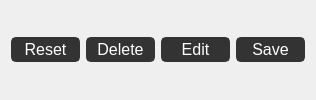
                         <widget class="QFrame" name="frame_10">
                          <property name="frameShape">
                           <enum>QFrame::NoFrame</enum>
                          </property>
                          <property name="frameShadow">
                           <enum>QFrame::Plain</enum>
                          </property>
                          <layout class="QGridLayout" name="gridLayout_12">
                           <property name="horizontalSpacing">
                            <number>6</number>
                           </property>
                           <item row="0" column="3">
                            <widget class="QPushButton" name="s_save_btn">
                             <property name="enabled">
                              <bool>true</bool>
                             </property>
                             <property name="minimumSize">
                              <size>
                               <width>69</width>
                               <height>25</height>
                              </size>
                             </property>
                             <property name="maximumSize">
                              <size>
                               <width>69</width>
                               <height>25</height>
                              </size>
                             </property>
                             <property name="font">
                              <font>
                               <family>Segoe UI</family>
                               <pointsize>12</pointsize>
                              </font>
                             </property>
                             <property name="styleSheet">
                              <string notr="true">QPushButton {
	border: 2px solid rgb(51,51,51);
	border-radius: 5px;	
	color:rgb(255,255,255);
	background-color: rgb(51,51,51);
}
QPushButton:hover {
	border: 2px solid rgb(0,143,150);
	background-color: rgb(0,143,150);
}
QPushButton:pressed {	
	border: 2px solid rgb(0,143,150);
	background-color: rgb(51,51,51);
}

QPushButton:disabled {	
	border-radius: 5px;	
	border: 2px solid rgb(112,112,112);
	background-color: rgb(112,112,112);
}</string>
                             </property>
                             <property name="text">
                              <string>Save</string>
                             </property>
                            </widget>
                           </item>
                           <item row="0" column="0">
                            <widget class="QPushButton" name="s_reset_btn">
                             <property name="minimumSize">
                              <size>
                               <width>69</width>
                               <height>25</height>
                              </size>
                             </property>
                             <property name="maximumSize">
                              <size>
                               <width>69</width>
                               <height>25</height>
                              </size>
                             </property>
                             <property name="font">
                              <font>
                               <family>Segoe UI</family>
                               <pointsize>12</pointsize>
                              </font>
                             </property>
                             <property name="styleSheet">
                              <string notr="true">QPushButton {
	border: 2px solid rgb(51,51,51);
	border-radius: 5px;	
	color:rgb(255,255,255);
	background-color: rgb(51,51,51);
}
QPushButton:hover {
	border: 2px solid rgb(0,143,150);
	background-color: rgb(0,143,150);
}
QPushButton:pressed {	
	border: 2px solid rgb(0,143,150);
	background-color: rgb(51,51,51);
}

QPushButton:disabled {	
	border-radius: 5px;	
	border: 2px solid rgb(112,112,112);
	background-color: rgb(112,112,112);
}</string>
                             </property>
                             <property name="text">
                              <string>Reset</string>
                             </property>
                            </widget>
                           </item>
                           <item row="0" column="1">
                            <widget class="QPushButton" name="s_delete_btn">
                             <property name="minimumSize">
                              <size>
                               <width>69</width>
                               <height>25</height>
                              </size>
                             </property>
                             <property name="maximumSize">
                              <size>
                               <width>69</width>
                               <height>25</height>
                              </size>
                             </property>
                             <property name="font">
                              <font>
                               <family>Segoe UI</family>
                               <pointsize>12</pointsize>
                              </font>
                             </property>
                             <property name="styleSheet">
                              <string notr="true">QPushButton {
	border: 2px solid rgb(51,51,51);
	border-radius: 5px;	
	color:rgb(255,255,255);
	background-color: rgb(51,51,51);
}
QPushButton:hover {
	border: 2px solid rgb(112,0,0);
	background-color: rgb(112,0,0);
}
QPushButton:pressed {	
	border: 2px solid rgb(112,0,0);
	background-color: rgb(51,51,51);
}

QPushButton:disabled {	
	border-radius: 5px;	
	border: 2px solid rgb(112,112,112);
	background-color: rgb(112,112,112);
}</string>
                             </property>
                             <property name="text">
                              <string>Delete</string>
                             </property>
                            </widget>
                           </item>
                           <item row="0" column="2">
                            <widget class="QPushButton" name="s_edit_btn">
                             <property name="minimumSize">
                              <size>
                               <width>69</width>
                               <height>25</height>
                              </size>
                             </property>
                             <property name="maximumSize">
                              <size>
                               <width>69</width>
                               <height>25</height>
                              </size>
                             </property>
                             <property name="font">
                              <font>
                               <family>Segoe UI</family>
                               <pointsize>12</pointsize>
                              </font>
                             </property>
                             <property name="styleSheet">
                              <string notr="true">QPushButton {
	border: 2px solid rgb(51,51,51);
	border-radius: 5px;	
	color:rgb(255,255,255);
	background-color: rgb(51,51,51);
}
QPushButton:hover {
	border: 2px solid rgb(0,143,150);
	background-color: rgb(0,143,150);
}
QPushButton:pressed {	
	border: 2px solid rgb(0,143,150);
	background-color: rgb(51,51,51);
}

QPushButton:disabled {	
	border-radius: 5px;	
	border: 2px solid rgb(112,112,112);
	background-color: rgb(112,112,112);
}</string>
                             </property>
                             <property name="text">
                              <string>Edit</string>
                             </property>
                            </widget>
                           </item>
                          </layout>
                         </widget>
